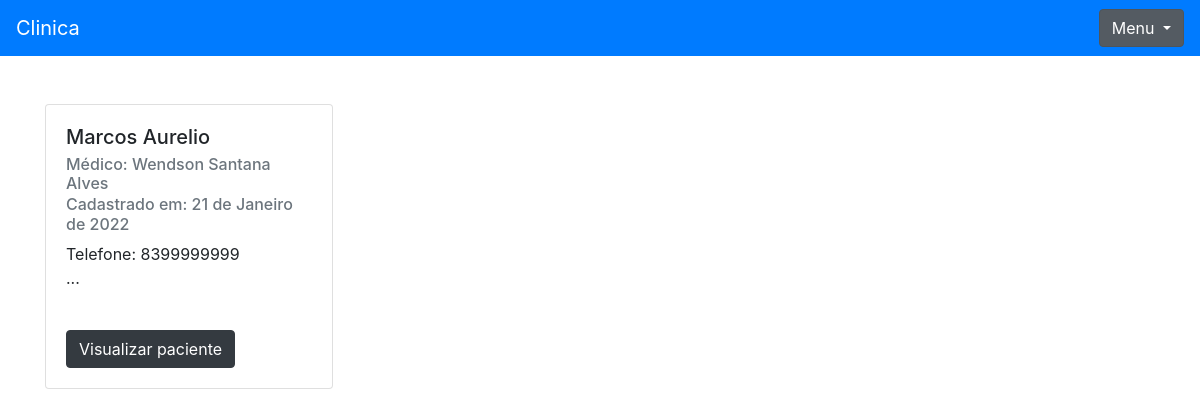
Screenshot of /paciente/home/ (signed in) with the database file from the repository.
### paciente/models.py (models this page shows, shortened)
class Pacientes(models.Model):
    nome = models.CharField(max_length=100)
    telefone = models.CharField(max_length=20)
    cep = models.CharField(max_length=10)
    endereco = models.CharField(max_length=50)
    numero = models.CharField(max_length=10)
    estado = models.CharField(max_length=2)
    cidade = models.CharField(max_length=20)
    territorio = models.CharField(max_length=20, default="Brasil")
    data_criacao = models.DateField(default=date.today)
    medico = models.ForeignKey(Medicos, on_delete=models.DO_NOTHING)
    class Meta:
        verbose_name = "Paciente"

### medico/models.py (models this page shows)
class Medicos(models.Model):
    nome = models.CharField(max_length=50)
    email = models.EmailField()
    senha = models.CharField(max_length=100)
    data_criacao = models.DateField(default=date.today)
    def __str__(self) -> str:
        return self.nome
    class Meta:
        verbose_name = "Medico"

### paciente/views.py (the view)
# urls.py: path('home/', views.home, name='home'),
def home(request):
    if request.session.get('medico'):
        medico = Medicos.objects.get(id=request.session['medico'])
        cadastro_paciente = request.GET.get('cadastro_paciente')
        pacientes = Pacientes.objects.filter(medico=medico)
        form = CadastroPaciente()
        form.fields['medico'].initial = request.session['medico']
        return render(request, 'home.html', {'pacientes': pacientes, 'medico_logado': request.session.get('medico'), 'form': form, 'cadastro_paciente': cadastro_paciente})
    else:
        return redirect('/auth/login/?status=2')

### paciente/templates/home.html (shortened to what this page needs)
{% extends 'base.html' %}
{% block 'conteudo' %}
<div class="container">
  <br>
    <br>
    <div class="row">
    {% for paciente in pacientes %}
        <div class="col-md">
            <div class="card" style="width: 18rem;">
                <div class="card-body">
                  <h5 class="card-title">{{paciente.nome}}</h5>
                  <h6 class="card-subtitle mb-2 text-muted">Médico: {{paciente.medico}}</h6>
                  <h6 class="card-subtitle mb-2 text-muted">Cadastrado em: {{paciente.data_criacao}}</h6>
                  <p class="card-text">Telefone: {{paciente.telefone}}<br>...</p>
                  <br>
                  <a href="{% url 'ver_pacientes' paciente.id %}" class="btn btn-dark">Visualizar paciente</a>
                </div>
              </div>
              <br>
        </div>
        {% endfor %}
      </div>
    </div>
{% endblock  %}

### rows the page displays
Pacientes: nome "Marcos Aurelio", medico "Wendson Santana Alves", data_criacao "21 de Janeiro de 2022", telefone "8399999999"
